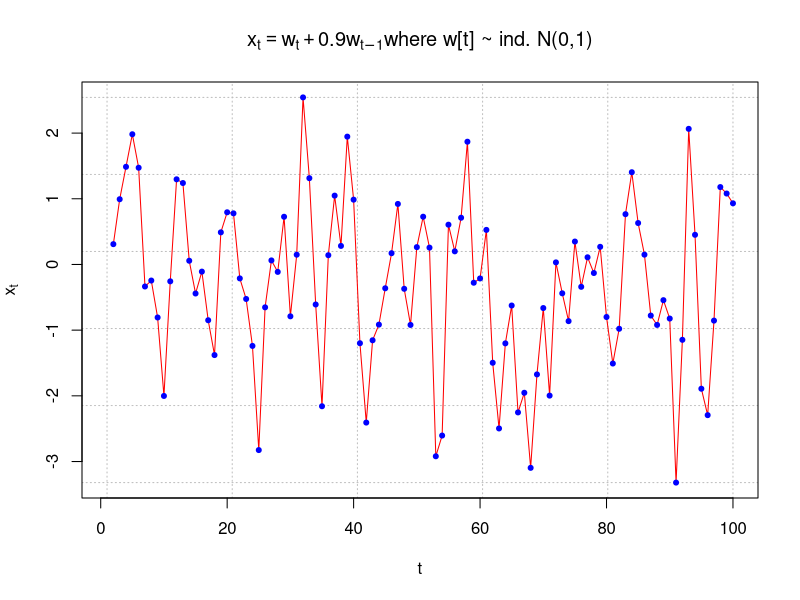
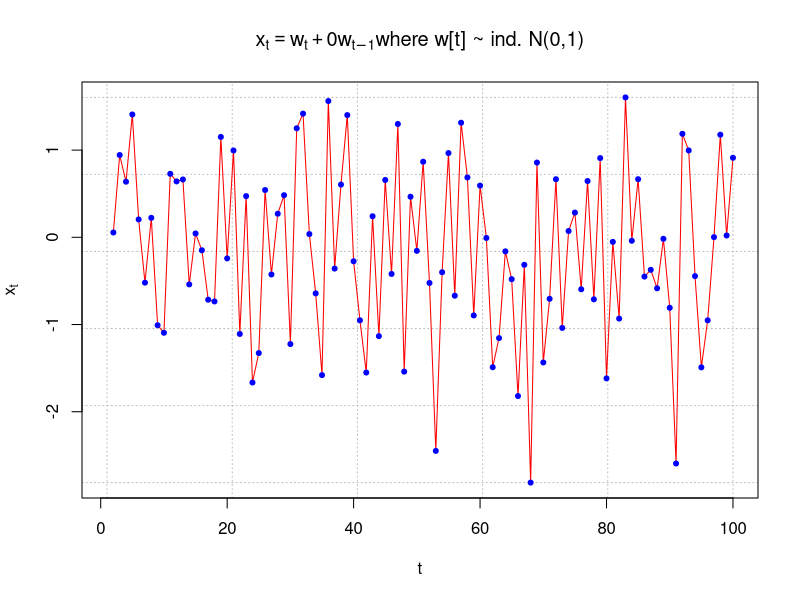
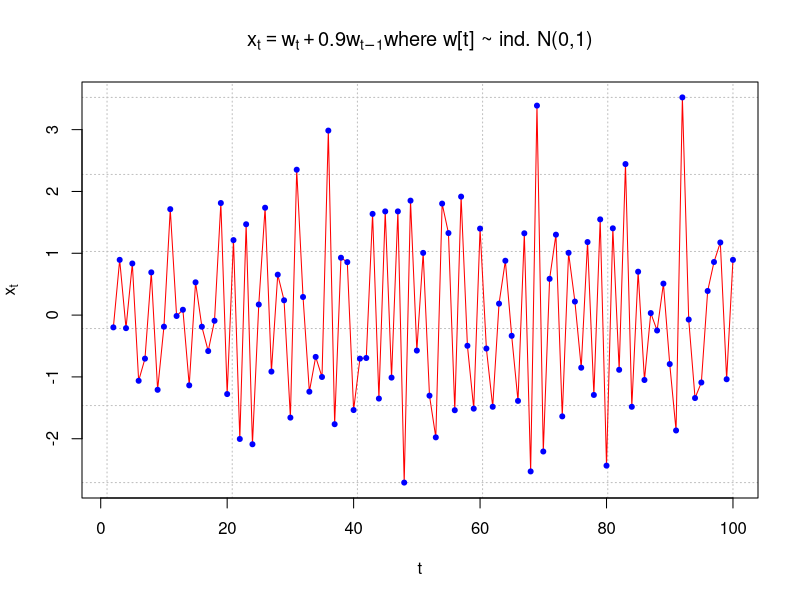

Here is the R script that generated these plots, in order:
#####################################################################
# NAME:  Chris Bilder                                               #
# DATE:  12-19-06                                                   #
# PURPOSE: Show plots with different amounts of dependence          #
#                                                                   #
# NOTES:                                                            #
#####################################################################

#####################################################################
# Simulate a white noise series 

  set.seed(4599) 
  w<-rnorm(n = 100, mean = 0, sd = 1)
  head(w)

##################################################################################################################
# moving average

  win.graph(width = 8, height = 6, pointsize = 10)  #Opens up wider plot window than the default (good for time series plots)

  #rho = 0.4972376 (see Section 3.2 (p. 91) for why)
  x<-filter(x = w, filter = c(1,0.9), method = "convolution", sides = 1)
  plot(x = x, ylab = expression(x[t]), xlab = "t", type = "l", col = c("red"), lwd = 1 , 
        main = expression(paste(x[t] == w[t] + 0.9*w[t-1], "where w[t] ~ ind. N(0,1)")) , 
        panel.first=grid(col = "gray", lty = "dotted"))
  points(x = x, pch = 20, col = "blue")
  #Pearson correlation between x_t and x_t-1 
  cor(x = x[3:100], y = x[2:99]) 

  
  #rho = 0 (see Section 3.2 (p. 91) for why)
  x<-filter(x = w, filter = c(1,0), method = "convolution", sides = 1)
  plot(x = x, ylab = expression(x[t]), xlab = "t", type = "l", col = c("red"), lwd = 1 , 
        main = expression(paste(x[t] == w[t] + 0*w[t-1], "where w[t] ~ ind. N(0,1)")) , 
        panel.first=grid(col = "gray", lty = "dotted"))
  points(x = x, pch = 20, col = "blue")
  cor(x = x[3:100], y = x[2:99]) 
  cor.test(x = x[3:100], y = x[2:99]) #Not significant 

  
  #rho = -0.4972376 (see Section 3.2 (p. 91) for why)
  x<-filter(x = w, filter = c(1,-0.9), method = "convolution", sides = 1)
  plot(x = x, ylab = expression(x[t]), xlab = "t", type = "l", col = c("red"), lwd = 1 , 
        main = expression(paste(x[t] == w[t] + 0.9*w[t-1], "where w[t] ~ ind. N(0,1)")) , 
        panel.first=grid(col = "gray", lty = "dotted"))
  points(x = x, pch = 20, col = "blue")
  cor(x = x[3:100], y = x[2:99]) 


#
